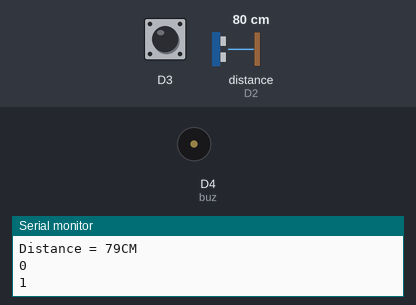
A sketch run on a simulated ESP8266 (NodeMCU). Shown: buzzer (waves = sounding, pin HIGH), the last lines printed to the serial monitor. Wiring (inferred from the names in the program): ultrasonic range finder: trigger D1; echo D2. The inputs (shaded band) are chosen by the test bench; at power-on: distance to the obstacle (sensor on D2) 80 cm, D3 HIGH. The echo pulse lasts 58.3 µs per cm; WiFi joins after 1.5 s; servers stay silent unless stated; pins used as bus, display or sensor lines are not drawn.

Above: at 3.0 s.
3.1 s: distance to the obstacle (sensor on D2) set to 18 cm
5.0 s: distance to the obstacle (sensor on D2) set to 15 cm
At 6.2 s:
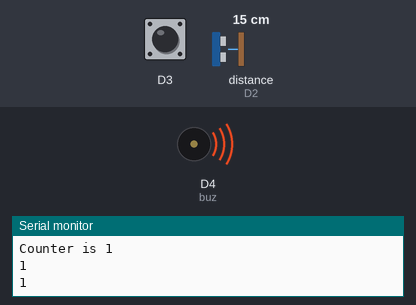
7.3 s: distance to the obstacle (sensor on D2) set to 35 cm
At 9.0 s:
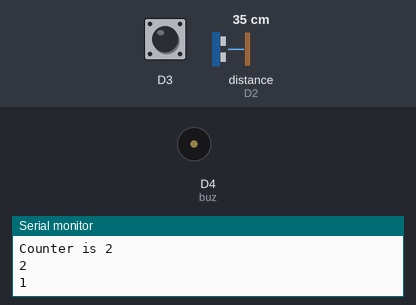
9.3 s: distance to the obstacle (sensor on D2) set to 2 cm
At 10.8 s:
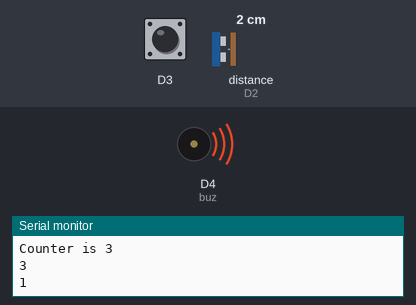
Timing chart, 0 to 12.3 s (numbered marks = the images above; inputs shaded):
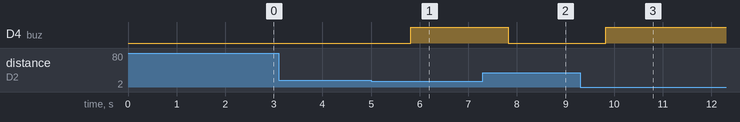

The sketch:

lcd_in_Blynk.ino
```cpp
int trigpin=D1;
int echopin=D2;
long duration;
int distance;
int counter=0;
int buz=D4;

String data="Puss-Ups";
String data1="Push-up Counter";
#define BLYNK_PRINT Serial

#include <ESP8266WiFi.h>
#include <BlynkSimpleEsp8266.h>
char auth[] = "XPELhcATUZPA07e_Ul8m1QImXmBlb5aC";
char ssid[] = "groot";
char pass[] = "12345678";
WidgetLCD lcd(V0);
void setup()
{
  pinMode(buz, OUTPUT);
 Blynk.begin(auth, ssid, pass);
  Serial.begin(115200);
  pinMode(trigpin,OUTPUT);
  pinMode(echopin,INPUT);
  Serial.println("Welcome To Code With Nroy");
  lcd.clear();
}
void loop()
{
  int btvalue=digitalRead(D3);
   Blynk.run();
  digitalWrite(trigpin,LOW);
 delayMicroseconds(2);
  digitalWrite(trigpin,HIGH);
  delayMicroseconds(10);
  digitalWrite(trigpin,LOW);
  digitalWrite(echopin,HIGH);
  duration = pulseIn(echopin,HIGH);
  distance= duration*0.034/2;
  Serial.print("Distance = ");
  Serial.print(distance);
  Serial.println("CM");
  if(distance<=15)
  {
      counter=counter+1;
      digitalWrite(buz, HIGH);

  }
  else
  {
    digitalWrite(buz, LOW);
  }
  lcd.print(0,0,data1);
 if (counter)
 {
      Serial.print("Counter is ");
      Serial.println(counter);

      lcd.print(2,1,counter);
      lcd.print(5,1,data);

 }
 if(btvalue==0)
 {
   counter=0;
   lcd.clear();

 }
 Serial.println(counter);
 Serial.println(btvalue);
  delay(1000);
}
```

Measured:
- the behaviour switches between 17 and 16 cm on distance to the obstacle (sensor on D2) (found by bisection; images 0 and 1)
- after the input at 5.0 s, D4 (buz): LOW → HIGH after 0.82 s
- after the input at 7.3 s, D4 (buz): HIGH → LOW after 0.53 s
- after the input at 9.3 s, D4 (buz): LOW → HIGH after 0.53 s
